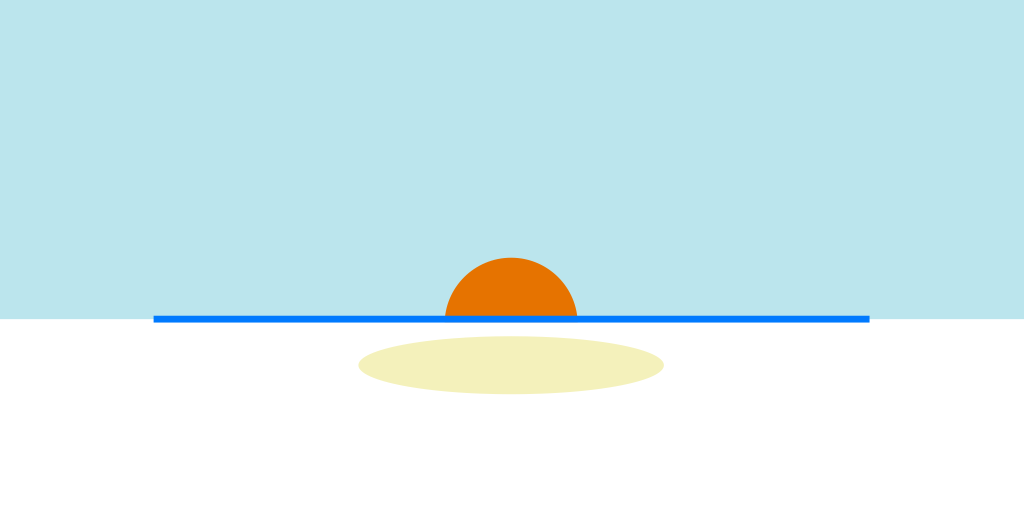
#> input picture drafts/banner-top-draft.png, 2048 x 1024 px, found by its file name (shown at 1/2 size)
$ python banner_transparency_applier.py
#> lines starting #> are read from the running program, lines starting #| are printed output that depends on the picture
from PIL import Image
from pathlib import Path
import numpy as np


def apply_alpha(input_path: "Path", output_path: "Path", sunline: int, power: float):
#> called with sunline = 650, power = 0.7
    img = Image.open(str(input_path)).convert("RGBA")
    width, height = img.size
#> width = 2048; height = 1024
    alpha = np.zeros((height, width), dtype=np.uint8)

    for y in range(height):
        if y < sunline:
            t = y / sunline
            t_adjusted = t**power
            ease = (1 - np.cos(t_adjusted * np.pi)) / 2
            alpha[y, :] = int(255 * ease)
        else:
            t = (y - sunline) / (height - sunline)
            t_adjusted = 1 - ((1 - t) ** power)
            ease = (1 + np.cos(t_adjusted * np.pi)) / 2
            alpha[y, :] = int(255 * ease)
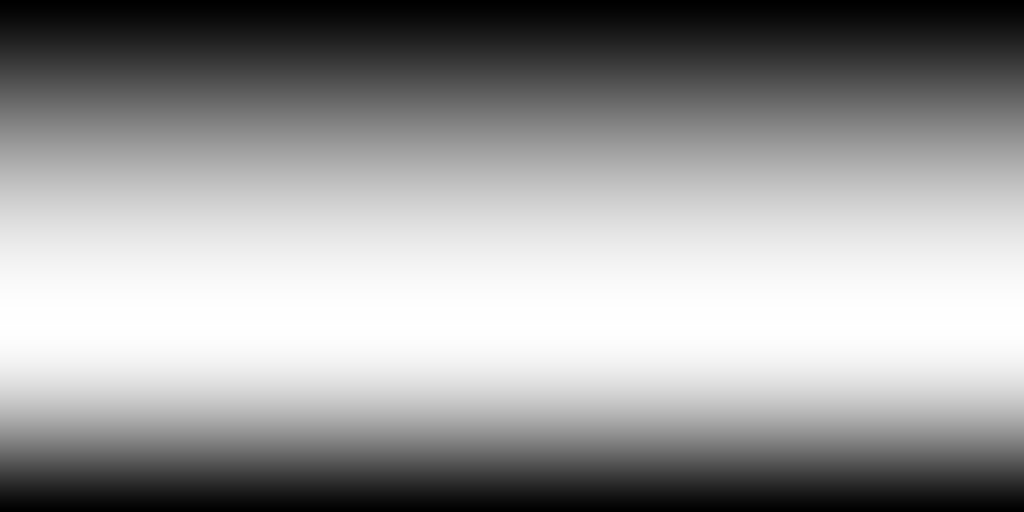
#> alpha: shape (1024, 2048) (shown at 1/2 size); min 0, max 255, mean 154

    img_array = np.array(img)
    img_array[:, :, 3] = alpha
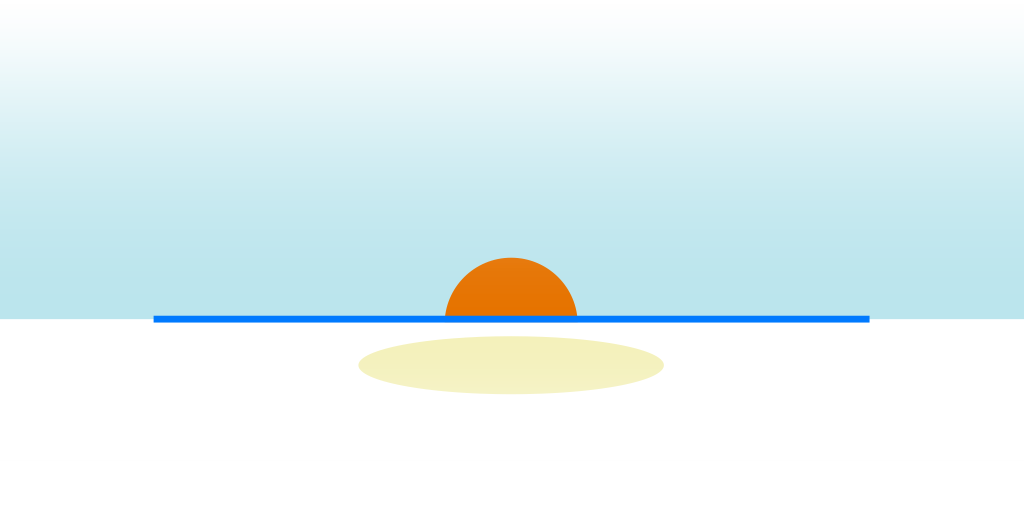
#> img_array: shape (1024, 2048, 4) (shown at 1/2 size); mean R, G, B, A 210.7, 236, 239.4, 154; transparent parts drawn white

    result = Image.fromarray(img_array, "RGBA")
    result.save(str(output_path))

    print(f"Saved: {output_path.as_posix()}")


input_folder_path = Path("./drafts")
input_folder_path.mkdir(parents=True, exist_ok=True)

output_folder_path = Path("./images/banners")
output_folder_path.mkdir(parents=True, exist_ok=True)

apply_alpha(input_folder_path / "banner-top-draft.png", output_folder_path / "banner-top-copy.png", 650, 0.70)
apply_alpha(input_folder_path / "banner-footer-draft.png", output_folder_path / "banner-footer-copy.png", 650, 0.70)
#> call 2 of apply_alpha, with sunline = 650, power = 0.7
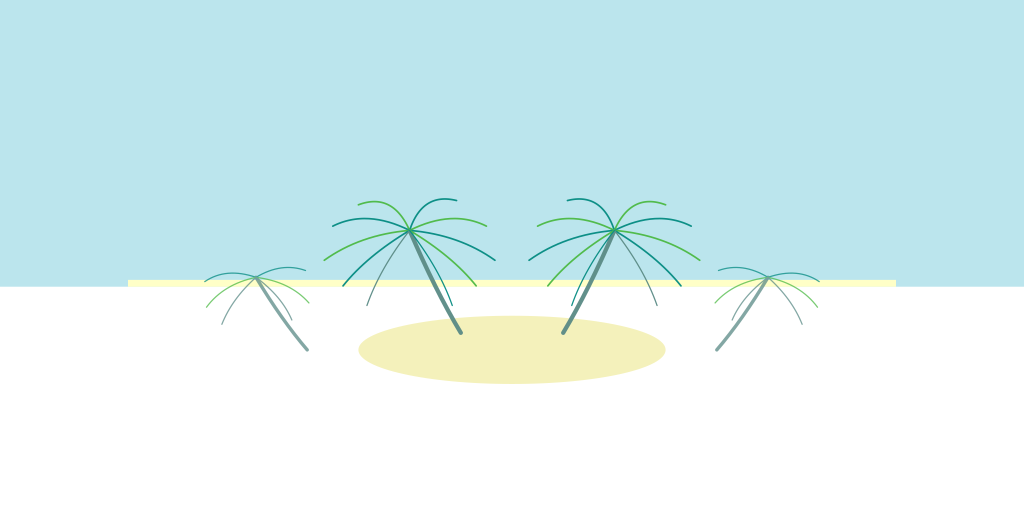
#> input picture drafts/banner-footer-draft.png, 2048 x 1024 px, found by its file name (shown at 1/2 size)
#> in apply_alpha (call 2), `img_array[:, :, 3] = alpha`:
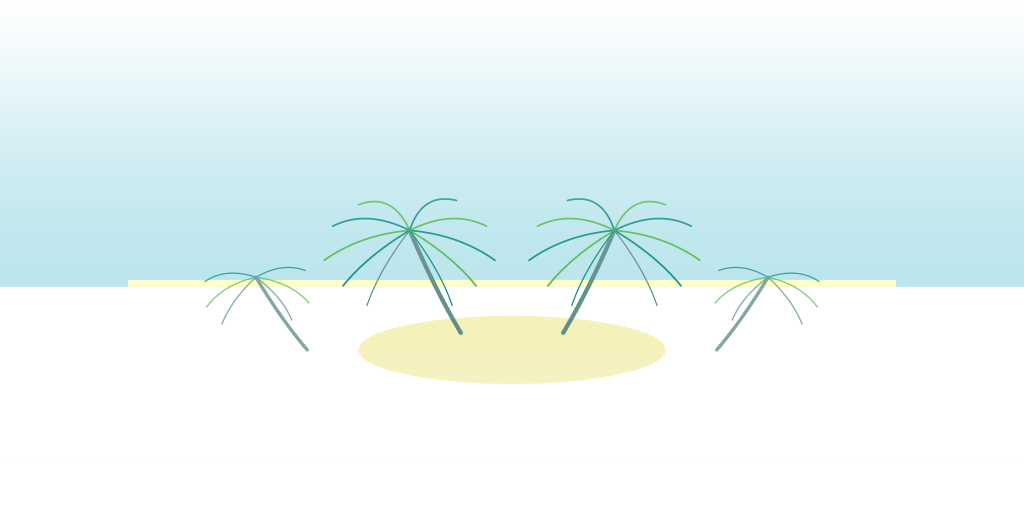
#> img_array: shape (1024, 2048, 4) (shown at 1/2 size); mean R, G, B, A 215.9, 239.5, 241.3, 154; transparent parts drawn white

print("Done!")

"""
POWER = 0.3  →  ░░████████████░░  (extremely opaque)
POWER = 0.5  →  ░░░██████████░░░  (high opacity)
POWER = 1.0  →  ░░░░░██████░░░░░  (normal)
POWER = 2.0  →  ░░░░░░░██░░░░░░░  (low opacity)
"""
